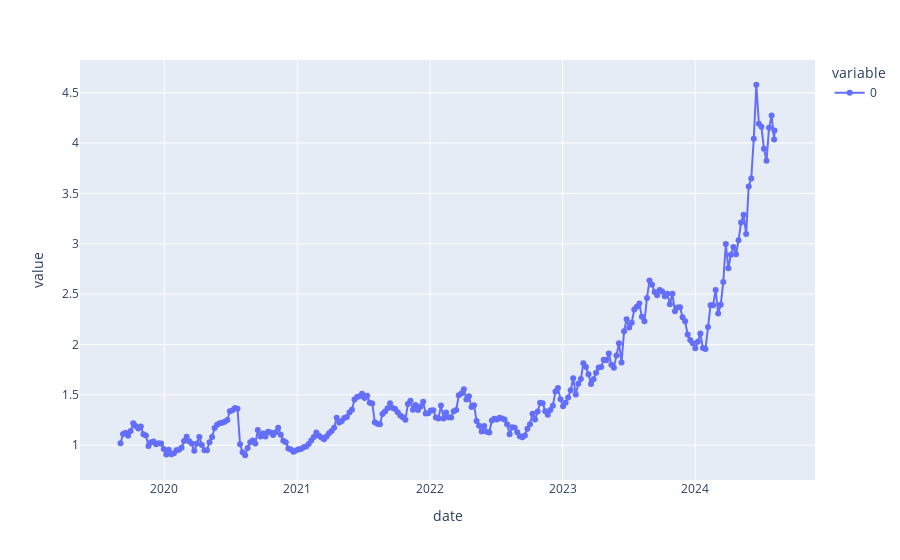

Write notebook code for a chart like this one.
### Code cell
returns = prices.pct_change().dropna()
#for ticker in tickers:
df = returns["NVDA"].subtract(returns["AMD"])
print(df.count())
print((df+1).cumprod())
print(df.sum())

df_fig = (df+1).cumprod()
fig = px.scatter(df_fig)

fig.update_traces(mode='markers+lines')

fig.show()

#df.to_excel("data/ls1.xlsx")

### Figure 1 — Plotly figure (JSON) as saved in the notebook; plotly's stock layout.template omitted (floating-point values rounded to 4 significant figures; data arrays with more than 128 entries replaced by an {"elided": "..."} marker saying what was removed)
{"data": [{"hovertemplate": "variable=0<br>date=%{x}<br>value=%{y}<extra></extra>", "legendgroup": "0", "marker": {"color": "#636efa", "symbol": "circle"}, "mode": "markers+lines", "name": "0", "orientation": "v", "showlegend": true, "type": "scatter", "x": {"elided": "259 str values"}, "xaxis": "x", "y": {"elided": "259 float values"}, "yaxis": "y"}], "layout": {"autosize": true, "legend": {"title": {"text": "variable"}, "tracegroupgap": 0}, "margin": {"t": 60}, "xaxis": {"anchor": "y", "autorange": true, "domain": [0, 1], "range": ["2019-05-15 23:00:06.5099", "2024-11-23 00:59:53.4901"], "title": {"text": "date"}, "type": "date"}, "yaxis": {"anchor": "x", "autorange": true, "domain": [0, 1], "range": [0.6148, 4.864], "title": {"text": "value"}, "type": "linear"}}}
